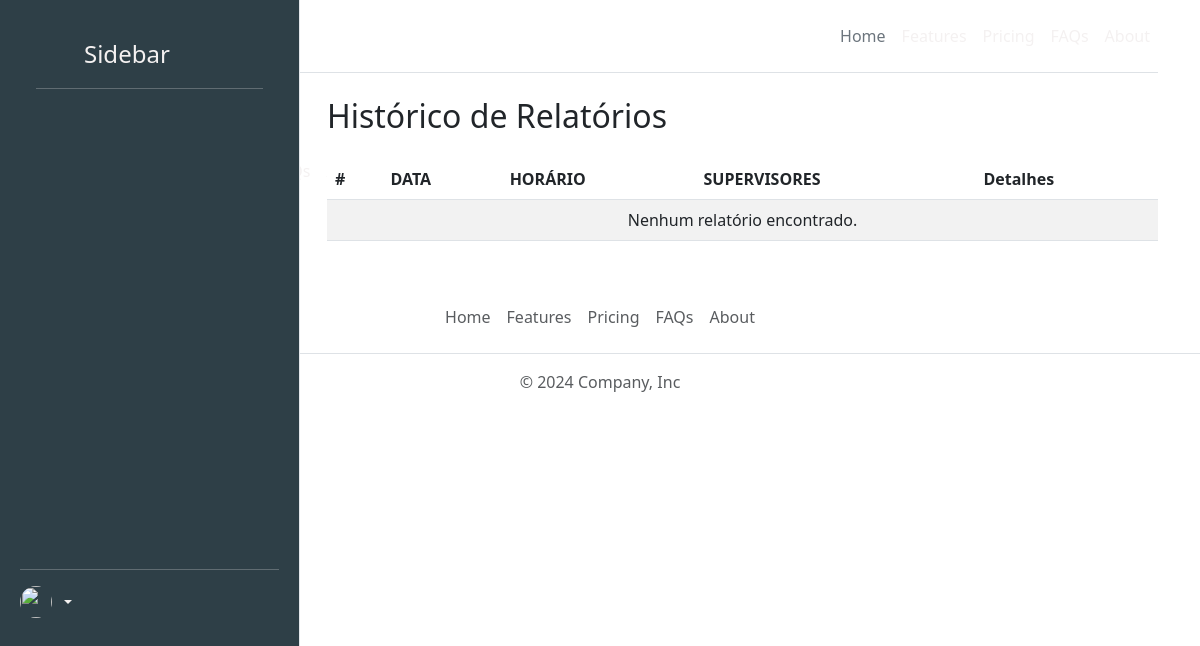
The app's page /api/historicoRelatorios/, older data.
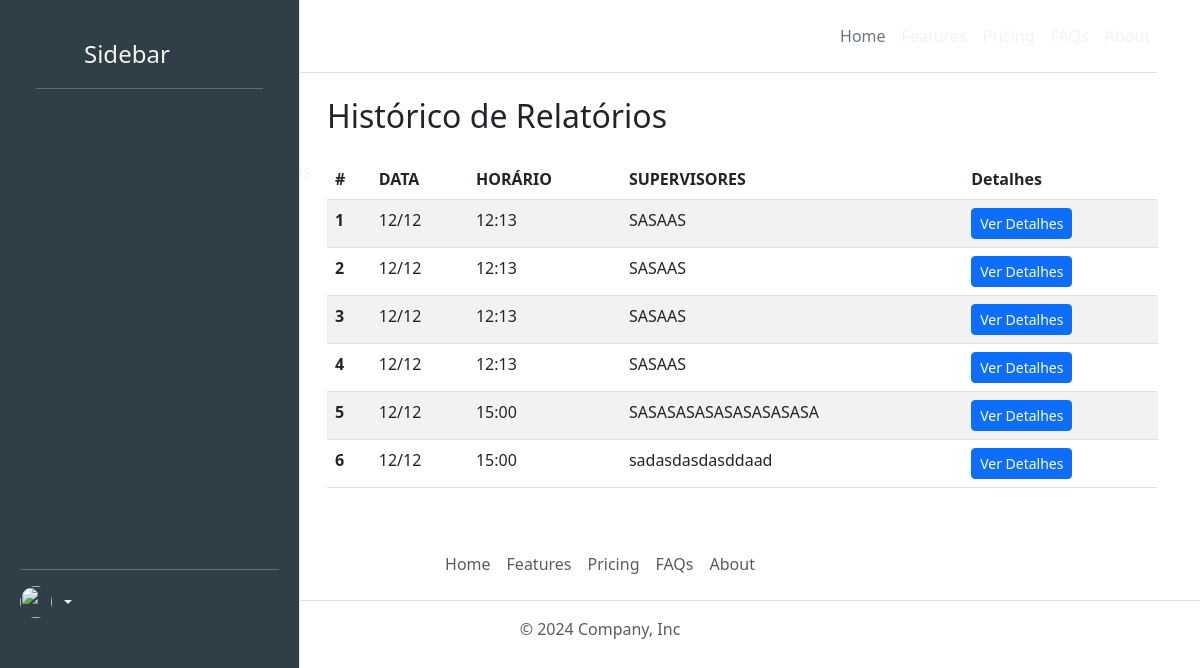
The same page, newer data.
### api_rest/models.py (models this page shows, shortened)
class Relatorio(models.Model):
    data = models.CharField(max_length=100)
    horario = models.CharField(max_length=100)
    supervisores = models.TextField()

### api_rest/views.py (the view)
# urls.py: path('historicoRelatorios/', historicoRelatorios, name='historicoRelatorios'),
def historicoRelatorios(request):
    relatorios = Relatorio.objects.all().order_by('-data')  # Ordenar por data mais recente
    return render(request, 'paginas/histRelatorios.html', {'relatorios': relatorios})

### api_rest/templates/paginas/histRelatorios.html (shortened to what this page needs)
{% extends "basesSU/baseLogged.html" %}
{% block content %}
  <div class="container">
    <div class="row">
      <div class="col-md-3">
        {% include 'partials/sidebar.html' %}
      </div>
      <div class="col-md-9">
        <div class="fade-in">
          <h2 class="mb-4">Histórico de Relatórios</h2>
          <div class="table-responsive">
            <table class="table table-striped">
              <thead>
                <tr>
                  <th scope="col">#</th>
                  <th scope="col">DATA</th>
                  <th scope="col">HORÁRIO</th>
                  <th scope="col">SUPERVISORES</th>
                  <th scope="col">Detalhes</th>
                </tr>
              </thead>
              <tbody>
                {% for relatorio in relatorios %}
                <tr>
                  <th scope="row">{{ forloop.counter }}</th>
                  <td>{{ relatorio.data }}</td>
                  <td>{{ relatorio.horario }}</td>
                  <td>{{ relatorio.supervisores }}</td>
                  <td>
                    <button type="button" class="btn btn-primary btn-sm" data-bs-toggle="modal" data-bs-target="#detalhesModal{{ forloop.counter }}">
                      Ver Detalhes
                    </button>
                  </td>
                </tr>
                {% empty %}
                <tr>
                  <td colspan="5" class="text-center">Nenhum relatório encontrado.</td>
                </tr>
                {% endfor %}
              </tbody>
            </table>
          </div>
        </div>
      </div>
    </div>
  </div>
{% endblock %}

Row changes from the older to the newer data that the page shows:
added Relatorio: data "12/12", horario "12:13", supervisores "SASAAS"
added Relatorio: data "12/12", horario "12:13", supervisores "SASAAS"
added Relatorio: data "12/12", horario "12:13", supervisores "SASAAS"
added Relatorio: data "12/12", horario "12:13", supervisores "SASAAS"
added Relatorio: data "12/12", horario "15:00", supervisores "SASASASASASASASASASA"
added Relatorio: data "12/12", horario "15:00", supervisores "sadasdasdasddaad"
Text that changed along with them:
text no longer shown: "Nenhum relatório encontrado."
